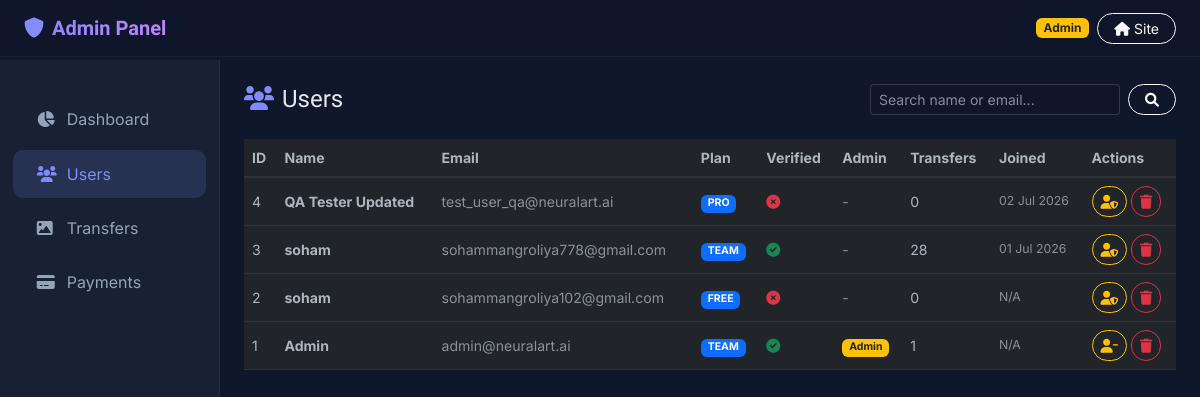
The app's page /admin/users (signed in) with its own data.
### app.py (models this page shows, shortened)
class User(UserMixin, db.Model):
    id = db.Column(db.Integer, primary_key=True)
    email = db.Column(db.String(100), unique=True)
    password = db.Column(db.String(256))
    name = db.Column(db.String(1000))
    bio = db.Column(db.String(500), default='')
    avatar = db.Column(db.String(255), default='')
    plan = db.Column(db.String(50), default='free')
    email_verified = db.Column(db.Boolean, default=False)
    verify_token = db.Column(db.String(100), nullable=True)
    is_admin = db.Column(db.Boolean, default=False)
    transfers_today = db.Column(db.Integer, default=0)
    last_transfer_date = db.Column(db.Date, default=datetime.date.today)
    reset_token = db.Column(db.String(100), nullable=True)
    reset_token_expiry = db.Column(db.DateTime, nullable=True)
    payments = db.relationship('Payment', backref='user', lazy=True, cascade='all, delete-orphan')
    transfers = db.relationship('Transfer', backref='user', lazy=True, order_by='Transfer.created_at.desc()', cascade='all, delete-orphan')
    api_keys = db.relationship('ApiKey', backref='user', lazy=True, cascade='all, delete-orphan')
    likes = db.relationship('Like', backref='user', lazy='dynamic', cascade='all, delete-orphan')

class Payment(db.Model):
    id = db.Column(db.Integer, primary_key=True)
    transaction_id = db.Column(db.String(32), unique=True, nullable=False)
    user_id = db.Column(db.Integer, db.ForeignKey('user.id'), nullable=False)
    plan = db.Column(db.String(50), nullable=False)
    amount = db.Column(db.Float, nullable=False)
    status = db.Column(db.String(20), nullable=False)
    card_last4 = db.Column(db.String(4))
    message = db.Column(db.String(255))
    created_at = db.Column(db.DateTime, default=lambda: datetime.datetime.now(timezone.utc))

### app.py (the view)
@app.route('/admin/users')
@admin_required
def admin_users():
    page = request.args.get('page', 1, type=int)
    search = (request.args.get('search') or '').strip()
    query = User.query
    if search:
        query = query.filter(
            db.or_(User.name.ilike(f'%{search}%'), User.email.ilike(f'%{search}%'))
        )
    pagination = query.order_by(User.id.desc()).paginate(page=page, per_page=20, error_out=False)
    return render_template('admin_users.html', users=pagination.items, pagination=pagination, search=search)

### app.py (called while the page is built)
@app.after_request
def add_header(response):
    response.headers['Cache-Control'] = 'no-store, no-cache, must-revalidate, post-check=0, pre-check=0, max-age=0'
    response.headers['Pragma'] = 'no-cache'
    response.headers['Expires'] = '-1'
    return response

@login_manager.user_loader
def load_user(user_id):
    return db.session.get(User, int(user_id))

@app.context_processor
def inject_presets():
    return dict(style_presets=STYLE_PRESETS)

def admin_required(f):
    from functools import wraps
    @wraps(f)
    @login_required
    def decorated(*args, **kwargs):
        if not current_user.is_admin:
            abort(403)
        return f(*args, **kwargs)
    return decorated

### templates/admin_users.html (shortened to what this page needs)
<!DOCTYPE html>
<html lang="en" data-bs-theme="dark">
<head>
<link href="https://cdn.jsdelivr.net/npm/bootstrap@5.3.0/dist/css/bootstrap.min.css" rel="stylesheet">
<link rel="stylesheet" href="https://cdnjs.cloudflare.com/ajax/libs/font-awesome/6.0.0/css/all.min.css">
</head>
<body>
<nav class="navbar navbar-expand-lg fixed-top">
    <div class="container-fluid px-4">
        <a class="navbar-brand" href="{{ url_for('admin_dashboard') }}"><i class="fas fa-shield-alt me-2"></i>Admin Panel</a>
        <div class="d-flex align-items-center gap-2">
            <span class="badge bg-warning text-dark">Admin</span>
            <a href="{{ url_for('index') }}" class="btn btn-sm btn-outline-light rounded-pill px-3"><i class="fas fa-home me-1"></i>Site</a>
        </div>
    </div>
</nav>
<div class="d-flex" style="padding-top: 60px;">
    <div class="sidebar d-none d-md-block">
        <ul class="nav flex-column">
            <li class="nav-item"><a class="nav-link" href="{{ url_for('admin_dashboard') }}"><i class="fas fa-chart-pie me-2"></i>Dashboard</a></li>
            <li class="nav-item"><a class="nav-link active" href="{{ url_for('admin_users') }}"><i class="fas fa-users me-2"></i>Users</a></li>
            <li class="nav-item"><a class="nav-link" href="{{ url_for('admin_transfers') }}"><i class="fas fa-image me-2"></i>Transfers</a></li>
            <li class="nav-item"><a class="nav-link" href="{{ url_for('admin_payments') }}"><i class="fas fa-credit-card me-2"></i>Payments</a></li>
        </ul>
    </div>
    <div class="flex-grow-1 p-4">
        <div class="d-flex justify-content-between align-items-center mb-4">
            <h4 class="orbitron mb-0"><i class="fas fa-users me-2" style="color:#818cf8;"></i>Users</h4>
            <form method="GET" class="d-flex gap-2">
                <input type="text" name="search" class="form-control form-control-sm" placeholder="Search name or email..." value="{{ search }}" style="width:250px;">
                <button type="submit" class="btn btn-sm btn-outline-light rounded-pill px-3"><i class="fas fa-search"></i></button>
            </form>
        </div>
        <div class="table-responsive">
            <table class="table">
                <thead>
                    <tr>
                        <th>ID</th>
                        <th>Name</th>
                        <th>Email</th>
                        <th>Plan</th>
                        <th>Verified</th>
                        <th>Admin</th>
                        <th>Transfers</th>
                        <th>Joined</th>
                        <th>Actions</th>
                    </tr>
                </thead>
                <tbody>
                    {% for u in users %}
                    <tr>
                        <td>{{ u.id }}</td>
                        <td><strong>{{ u.name }}</strong></td>
                        <td class="text-muted">{{ u.email }}</td>
                        <td><span class="badge bg-primary">{{ u.plan | upper }}</span></td>
                        <td>{% if u.email_verified %}<i class="fas fa-check-circle text-success"></i>{% else %}<i class="fas fa-times-circle text-danger"></i>{% endif %}</td>
                        <td>{% if u.is_admin %}<span class="badge bg-warning text-dark">Admin</span>{% else %}<span class="text-muted">-</span>{% endif %}</td>
                        <td>{{ u.transfers | length }}</td>
                        <td class="text-muted small">{{ u.payments[0].created_at.strftime('%d %b %Y') if u.payments else 'N/A' }}</td>
                        <td>
                            <div class="d-flex gap-1">
                                <form action="{{ url_for('admin_toggle_admin', user_id=u.id) }}" method="POST" style="display:inline;">
                                    <button type="submit" class="btn btn-sm btn-outline-warning rounded-pill px-2" title="Toggle Admin">{% if u.is_admin %}<i class="fas fa-user-minus"></i>{% else %}<i class="fas fa-user-shield"></i>{% endif %}</button>
                                </form>
                                <form action="{{ url_for('admin_delete_user', user_id=u.id) }}" method="POST" style="display:inline;" onsubmit="return confirm('Delete user {{ u.name }} and all their data?')">
                                    <button type="submit" class="btn btn-sm btn-outline-danger rounded-pill px-2"><i class="fas fa-trash"></i></button>
                                </form>
                            </div>
                        </td>
                    </tr>
                    {% endfor %}
                </tbody>
            </table>
        </div>
    </div>
</div>
</body>
</html>

### templates/admin_users.html (style rules this page uses)
body { font-family: 'Inter', sans-serif; background: #0f172a; color: #e2e8f0; }
.orbitron { font-family: 'Orbitron', sans-serif; }
.navbar { background: rgba(15,23,42,0.8); backdrop-filter: blur(10px); border-bottom: 1px solid rgba(255,255,255,0.05); }
.navbar-brand { font-family: 'Orbitron', sans-serif; font-weight: 700; background: linear-gradient(to right, #818cf8, #c084fc); -webkit-background-clip: text; -webkit-text-fill-color: transparent; }
.sidebar { background: rgba(30,41,59,0.6); border-right: 1px solid rgba(255,255,255,0.05); min-height: calc(100vh - 60px); padding-top: 2rem; width: 220px; flex-shrink: 0; }
.sidebar .nav-link { color: #94a3b8; padding: 0.75rem 1.5rem; border-radius: 10px; margin: 0.2rem 0.8rem; transition: all 0.3s; }
.sidebar .nav-link:hover, .sidebar .nav-link.active { background: rgba(129,140,248,0.15); color: #818cf8; }
.sidebar .nav-link i { width: 22px; }
.table { color: #e2e8f0; font-size: 0.88rem; }
.table thead { border-bottom: 2px solid rgba(255,255,255,0.06); }
.table td, .table th { border-color: rgba(255,255,255,0.06); vertical-align: middle; }
.form-control { background: rgba(15,23,42,0.6) !important; border: 1px solid rgba(255,255,255,0.15) !important; color: #f8fafc !important; }

### records on screen
User: id "4", name "QA Tester Updated", email "test_user_qa@neuralart.ai", plan "PRO", email_verified False (drawn), transfers|length "0", created_at "02 Jul 2026", is_admin False (drawn)
User: id "3", name "soham", email "sohammangroliya778@gmail.com", plan "TEAM", email_verified True (drawn), transfers|length "28", created_at "01 Jul 2026", is_admin False (drawn)
User: id "2", name "soham", email "sohammangroliya102@gmail.com", plan "FREE", email_verified False (drawn), transfers|length "0", payments "N/A", is_admin False (drawn)
User: id "1", name "Admin", email "admin@neuralart.ai", plan "TEAM", email_verified True (drawn), is_admin "Admin", transfers|length "1", payments "N/A"
